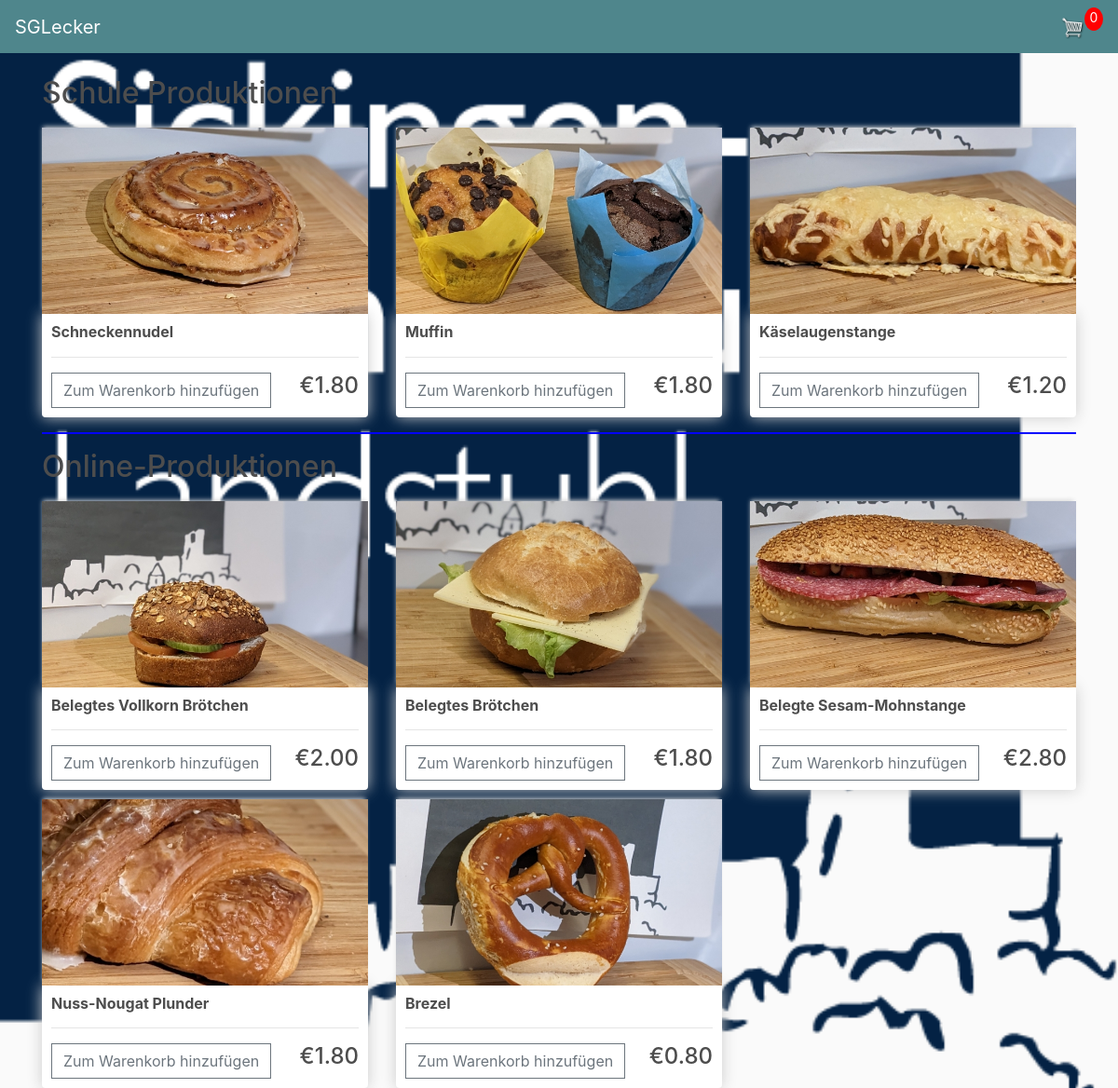
The page / on the database its author committed.
### store/models.py (models this page shows, shortened)
class Product(models.Model):
    name = models.CharField(max_length=200)
    price = models.FloatField()
    digital = models.BooleanField(default=False, null=True, blank=True)
    image = models.ImageField(null=True, blank=True)
    CATEGORY_CHOICES = (
        ('Online Product', 'Online Product'),
        ('School Product', 'School Product'),
    )
    category = models.CharField(
        max_length=100, choices=CATEGORY_CHOICES, null=True, blank=True)
    @property
    def imageURL(self):
        try:
            url = self.image.url
        except:
            url = ''
        return url

### store/views.py (the view)
# urls.py: path('', include('store.urls'))
def store(request):
    data = cartData(request)
    cartItems = data['cartItems']
    products = Product.objects.all()
    context = {'products': products, 'cartItems': cartItems}
    return render(request, 'store/store.html', context)

### store/utils.py (called while the page is built, shortened)
def cookieCart(request):
    try:
        cart = json.loads(request.COOKIES['cart'])
    except:
        try:
            cart = json.loads(request.COOKIES['cart'])
        except:
            cart = {}
    print('Cart:', cart)
    items = []
    order = {'get_cart_total': 0, 'get_cart_items': 0, 'shipping': False}
    cartItems = order['get_cart_items']
    return {'cartItems': cartItems, 'order': order, 'items': items}

def cartData(request):
    if request.user.is_authenticated:
        customer = request.user.customer
        order, created = Order.objects.get_or_create(
            customer=customer, complete=False)
        items = order.orderitem_set.all()
        cartItems = order.get_cart_items
    else:
        cookieData = cookieCart(request)
        cartItems = cookieData['cartItems']
        order = cookieData['order']
        items = cookieData['items']
    return {'cartItems': cartItems, 'order': order, 'items': items}

### store/templates/store/store.html
{% extends 'store/main.html' %} {% load static %} {% block content %}
<div class="row">
  <div class="col-12">
    <h2>Schule Produktionen</h2>
  </div>
  {% for product in products %} {% if product.category == "School Product" %}
  <div class="col-lg-4">
    <img class="thumbnail" src="{{ product.imageURL }}" />
    <div class="box-element product">
      <h6><strong>{{ product.name }}</strong></h6>
      <hr />
      <button
        data-product="{{ product.id }}"
        data-action="add"
        class="btn btn-outline-secondary add-btn update-cart"
      >
        Zum Warenkorb hinzufügen
      </button>
      <h4 style="display: inline-block; float: right">
        €{{ product.price|floatformat:2 }}
      </h4>
    </div>
  </div>
  {% endif %} {% endfor %}
</div>
<hr style="border-top: 2px solid blue" />
<div class="row">
  <div class="col-12">
    <h2>Online-Produktionen</h2>
  </div>
  {% for product in products %} {% if product.category == "Online Product" %}
  <div class="col-lg-4">
    <img class="thumbnail" src="{{ product.imageURL }}" />
    <div class="box-element product">
      <h6><strong>{{ product.name }}</strong></h6>
      <hr />
      <button
        data-product="{{ product.id }}"
        data-action="add"
        class="btn btn-outline-secondary add-btn update-cart"
      >
        Zum Warenkorb hinzufügen
      </button>
      <h4 style="display: inline-block; float: right">
        €{{ product.price|floatformat:2 }}
      </h4>
    </div>
  </div>
  {% endif %} {% endfor %}
</div>
{% endblock content %}

### store/templates/store/main.html (shortened to what this page needs)
<!DOCTYPE html>
{% load static %}
<html>
  <head>
    <link
      rel="stylesheet"
      href="https://stackpath.bootstrapcdn.com/bootstrap/4.4.1/css/bootstrap.min.css"
    />
    <link rel="stylesheet" type="text/css" href="{% static 'css/main.css' %}" />
  </head>
  <body>
    <nav class="navbar navbar-expand-lg navbar-dark bg-dark">
      <a class="navbar-brand" href="{% url 'store' %}">SGLecker</a>
      <div class="collapse navbar-collapse" id="navbarSupportedContent">
        <div class="form-inline my-2 my-lg-0">
          <a href="{% url 'cart' %}">
            <img id="cart-icon" src="{% static 'images/cart.png' %}" />
          </a>
          <p id="cart-total">{{cartItems}}</p>
        </div>
      </div>
    </nav>
    <div class="container">
      <br />
      {% block content %} {% endblock content %}
    </div>
  </body>
</html>

### static/css/main.css (style rules this page uses)
body { background-color: hsl(0, 0%, 98%); background-image: url("ecommerce\\static\\images\\sgl_logo.png"); background-size: cover; }
h1,h2,h3,h4,h5,h6 { color:hsl(0, 0%, 30%); }
.box-element { box-shadow:hsl(0, 0%, 80%) 0 0 16px; background-color: #fff; border-radius: 4px; padding: 10px; }
.thumbnail { width: 100%; height: 200px; -webkit-box-shadow: -1px -3px 5px -2px rgba(214,214,214,1); -moz-box-shadow: -1px -3px 5px -2px rgba(214,214,214,1); box-shadow: -1px -3px 5px -2px rgba(214,214,214,1); }
.product { border-radius: 0 0 4px 4px; }
.bg-dark { background-color: #4f868c!important; }
#cart-icon { width:25px; display: inline-block; margin-left: 15px; }
#cart-total { display: block; text-align: center; color:#fff; background-color: red; width: 20px; height: 25px; border-radius: 50%; font-size: 14px; }
.col-lg-4, .col-lg-6, .col-lg-8, .col-lg-12 { margin-top: 10px; }
.btn { border-radius: 0; }

### rows shown on the page
Product: imageURL (picture), name "Schneckennudel", price "1.80"
Product: imageURL (picture), name "Muffin", price "1.80"
Product: imageURL (picture), name "Käselaugenstange", price "1.20"
Product: imageURL (picture), name "Belegtes Vollkorn Brötchen", price "2.00"
Product: imageURL (picture), name "Belegtes Brötchen", price "1.80"
Product: imageURL (picture), name "Belegte Sesam-Mohnstange", price "2.80"
Product: imageURL (picture), name "Nuss-Nougat Plunder", price "1.80"
Product: imageURL (picture), name "Brezel", price "0.80"

### other values the page prints
{{ cartItems }} "0"
